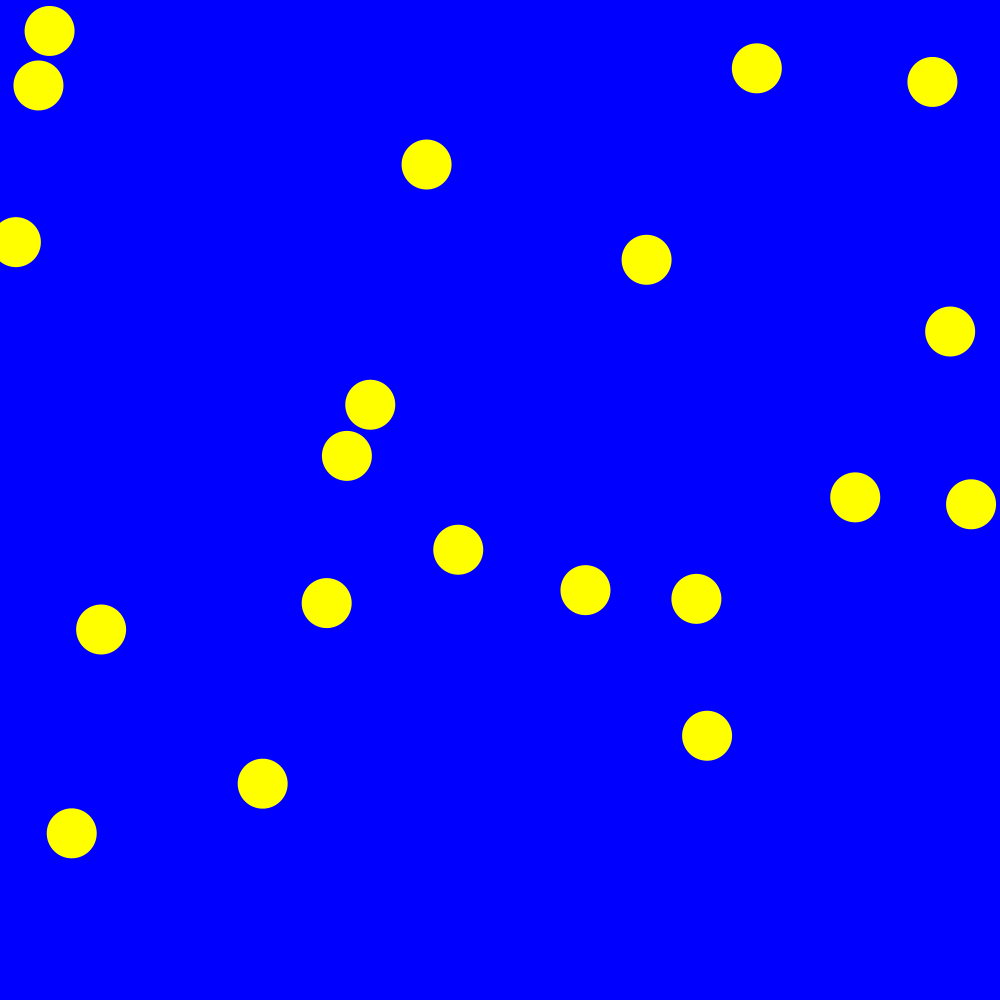
Frame 1 (no input)
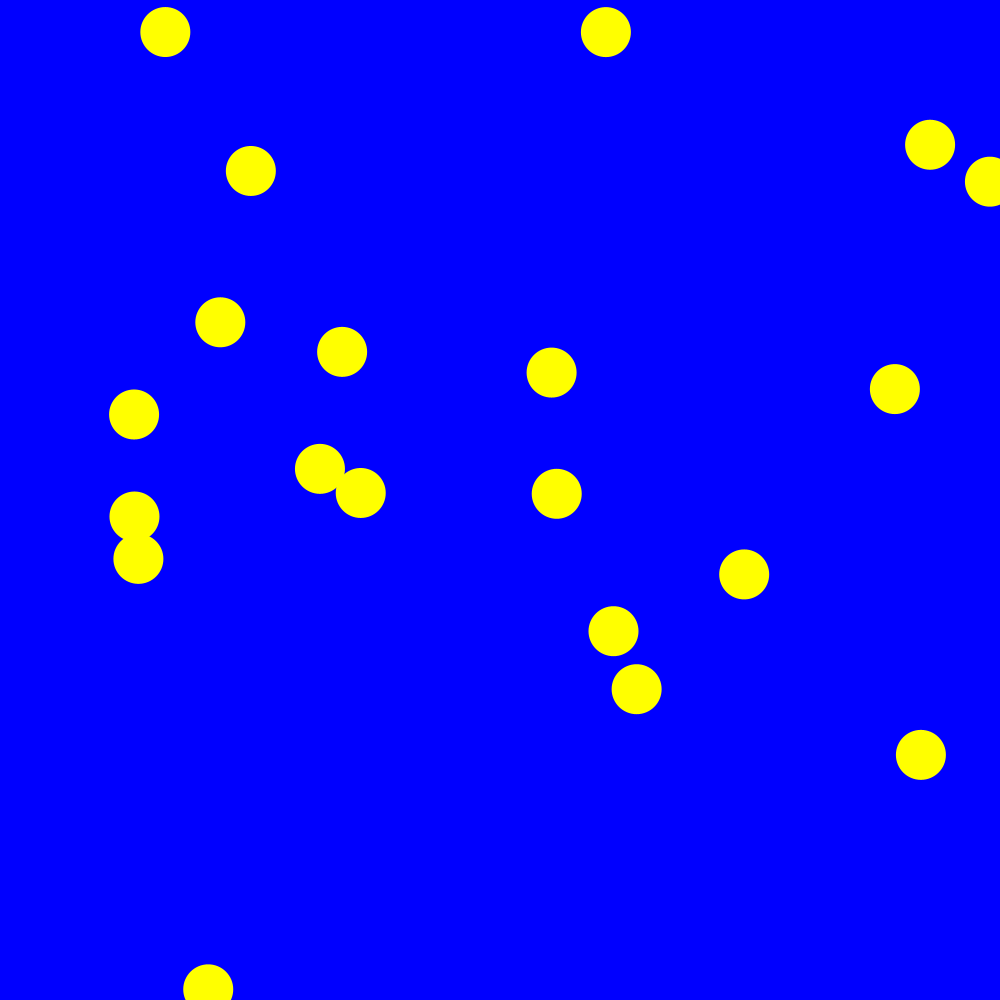
Frame 60 (the mouse pressed at the canvas centre just before this capture)
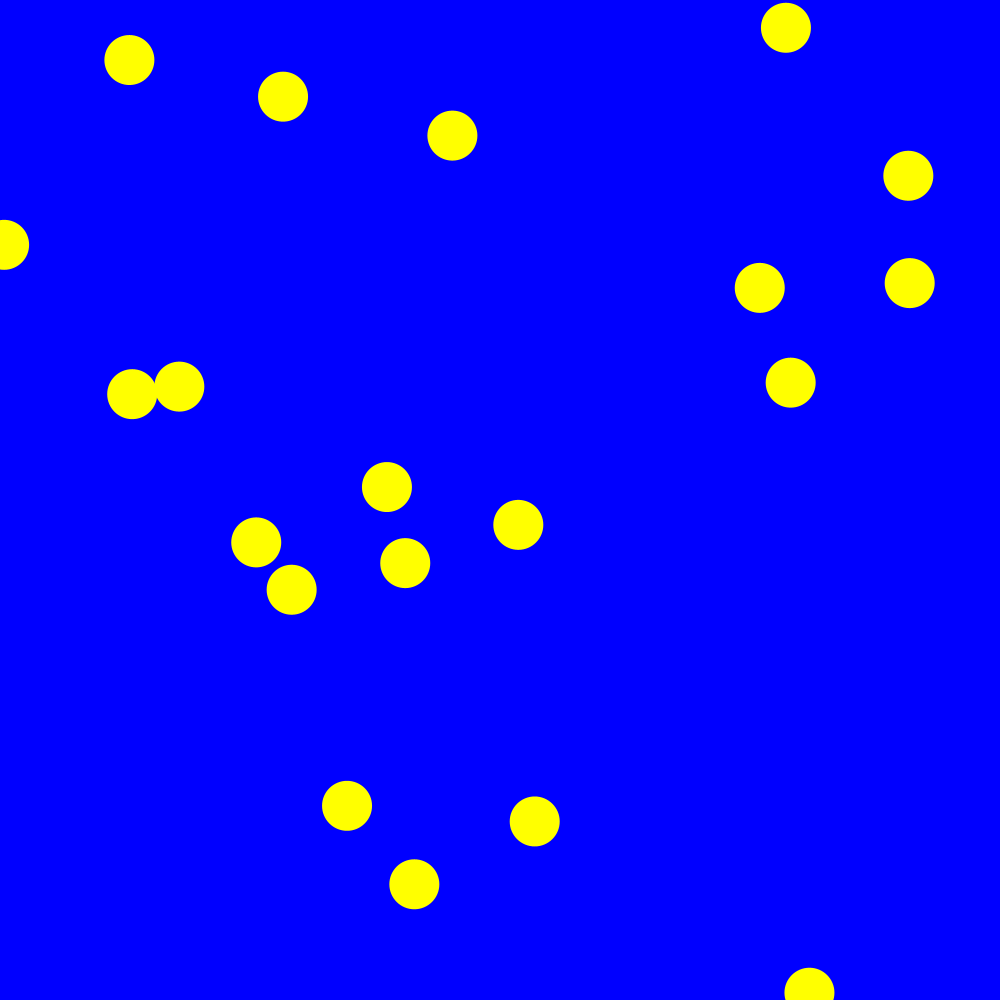
Frame 120 (the mouse held since frame 60 and released just before this capture)

The Processing sketch that drew these frames (run headless with seeded random() and noise(); from frame 60 on, the mouse is pressed at the canvas centre):

// Processing sketch: SESION4
// ── SESION4.pde
int numbubbles = 20;

float[] xpositions;
float[] ypositions;
float[] xspeeds;
float[] yspeeds;
int[] xdirections;
int[] ydirections;

void setup() {
  size(1000, 1000);
  noStroke();

  // arrays
  xpositions = new float[numbubbles];
  ypositions = new float[numbubbles];
  xspeeds = new float[numbubbles];
  yspeeds = new float[numbubbles];
  xdirections = new int[numbubbles];
  ydirections = new int[numbubbles];

  for (int i = 0; i < numbubbles; i++) {
    xpositions[i] = random(width);
    ypositions[i] = random(height);
    xspeeds[i] = random(1, 5);
    yspeeds[i] = random(1, 5);
    xdirections[i] = (random(1) > 0.5) ? 1 : -1;
    ydirections[i] = (random(1) > 0.5) ? 1 : -1;
  }
}

void draw() {
  background(0, 0, 255); // azul neón

  fill(255, 255, 0); // amarillo neón

  for (int i = 0; i < numbubbles; i++) {
    ellipse(xpositions[i], ypositions[i], 50, 50);

    // Movimiento
    xpositions[i] += xspeeds[i] * xdirections[i];
    ypositions[i] += yspeeds[i] * ydirections[i];

    // Rebote horizontal
    if (xpositions[i] > width || xpositions[i] < 0) {
      xdirections[i] *= -1;
    }

    // Rebote vertical
    if (ypositions[i] > height || ypositions[i] < 0) {
      ydirections[i] *= -1;
    }
  }
}
